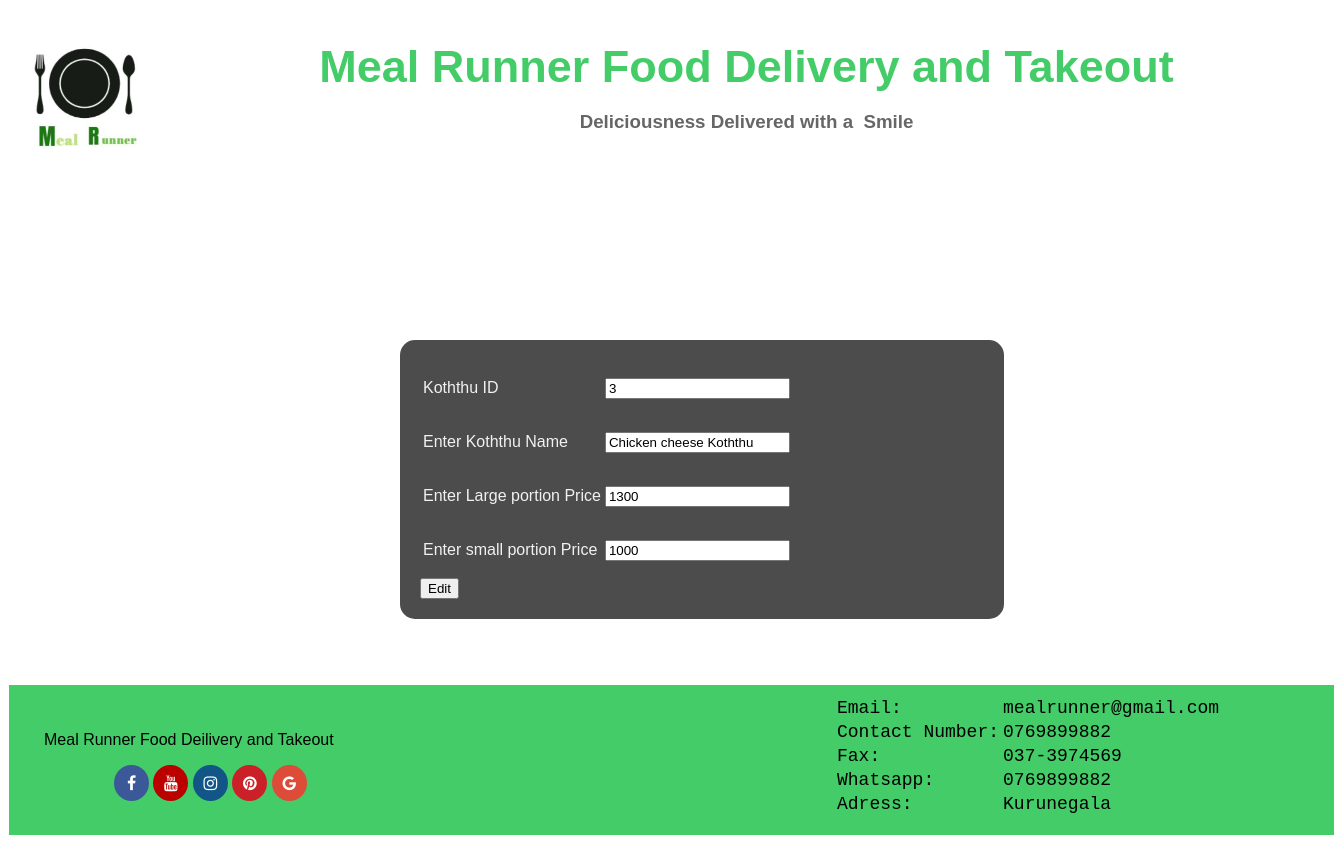
Page /editkoththu.php?Id=3 on the committed database.
### tables this page shows
CREATE TABLE IF NOT EXISTS `koththu` (
  `K_id` int(11) NOT NULL AUTO_INCREMENT,
  `K_name` varchar(50) NOT NULL,
  `K_Lprice` int(11) NOT NULL,
  `K_Sprice` int(11) NOT NULL,
  PRIMARY KEY (`K_id`)
);

### editkoththu.php (the view, shortened to what this page needs)
<?php
	include'connect.php';
	$id=$_GET['Id'];
	$kname="";
	$klprice="";
	$ksprice="";
	$sql="SELECT * FROM koththu WHERE K_id='$id'";
	$result=mysqli_query($conn,$sql);
	if(mysqli_num_rows($result)>0)
	{
		while($row=mysqli_fetch_assoc($result))
		{
			$kid=$row['K_id'];
			$kname=$row['K_name'];
			$klprice=$row['K_Lprice'];
			$ksprice=$row['K_Sprice'];
		}
	}
?>
 <!DOCTYPE html PUBLIC "-//W3C//DTD XHTML 1.0 Transitional//EN" "http://www.w3.org/TR/xhtml1/DTD/xhtml1-transitional.dtd">
<html xmlns="http://www.w3.org/1999/xhtml">
<head><link rel="stylesheet" type="text/css" href="foodupdate.css"/>
<link rel="stylesheet" href="https://cdnjs.cloudflare.com/ajax/libs/font-awesome/4.7.0/css/font-awesome.min.css">
</head>
<body>
<div id="mai">
			<div id="logo">
             <img src="Backgrounds/478d7088-b22f-49a9-96ae-3f4aa470643a.jpeg" class="lg">
            </div>
			<div id="mainh">
            	   <div class="mainhsub">
					<p ><h2 id="topic">Meal Runner Food Delivery and Takeout</h2><br><h3 id="subtop">Deliciousness Delivered with a 					Smile</h3></p>
				  </div>
			</div>
 <div id="contl">
            <div class="tpcon">
            	<form action="renewkoththu.php" method="post" class="reg">
                	<table>
                    <tr>
                        	<td>
                            	<p>Koththu ID</p>
                            </td>
                            <td>
                            	<input type="text" name="kid" id="kid" class="kup" value="<?php echo $kid;?>" readonly="readonly"/>
                            </td>
                        </tr>
                    	<tr>
                        	<td>
                            	<p>Enter Koththu Name</p>
                            </td>
                            <td>
                            	<input type="text" name="kname" id="kname" class="kup" value="<?php echo $kname;?>"/>
                            </td>
                        </tr>
                        <tr>
                        	<td>
                            	<p>Enter Large portion Price</p>
                            </td>
                            <td>
                            	<input type="number" name="Lprice" id="Lprice" class="kup" value="<?php echo $klprice;?>"/>
                            </td>
                        </tr>
                        <tr>
                        	<td>
                            	<p>Enter small portion Price</p>
                            </td>
                            <td>
                            	<input type="number" name="Sprice" id="Sprice" class="kup" value="<?php echo $ksprice;?>"/>
                            </td>
                        </tr>
                    </table>
                    <input type="submit" name="sub" id="sub" class="btnsub" value="Edit">
                </form>
            </div>
              </div>
		<div id="ftr">
        	<div id="lftftr">
            	<p class="tp">Meal Runner Food Deilivery and Takeout</p>
               <p align="left" class="sb">
                <a href="#" class="fa fa-facebook"></a>
                <a href="#" class="fa fa-youtube"></a>
                <a href="#" class="fa fa-instagram"></a>
                <a href="#" class="fa fa-pinterest"></a>
                <a href="#" class="fa fa-google"></a>
                </p>
            </div>
            <div id="rtftr">
				<table id="tbl">
                	<tr>
                    	<td>Email:</td>
                        <td>mealrunner@gmail.com</td>
                    </tr>
                    <tr>
                    	<td>Contact Number:</td>
                        <td>0769899882</td>
                    </tr>
                     <tr>
                    	<td>Fax:</td>
                        <td>037-3974569</td>
                    </tr>
                    <tr>
                    	<td>Whatsapp:</td>
                        <td>0769899882</td>
                    </tr>
                    <tr>
                    	<td>Adress:</td>
                        <td>Kurunegala</td>
                    </tr>
                </table>
            </div>
        </div>
        </div>
        </body>
        </html>

### foodupdate.css (style rules this page uses)
body { background-color:; }
#mai { width:1325px; height:auto; background-color:white; margin:auto; border-radius: 10px; padding:0px; }
#logo { width:150px; height:150px; float:left; background-color:gray; }
#mainh { width:1175px; height:150px; float:left; background-color:#FFF; margin:auto; margin-bottom:15px; border-radius: 10px; }
.mainhsub { width:1175px; height:120px; float:left; background-color:#fff; margin:auto; font-family:"Trebuchet MS", Arial, Helvetica, sans-serif; color:Black; border-radius: 10px; }
#topic { padding-top:0px; margin:0px; text-align:center; font-size:45px; color:#43cc68; }
#subtop { padding-top:0px; margin:0px; text-align:center; color:#666; }
* { box-sizing: border-box; }
body { font-family: Verdana, sans-serif; }
img { vertical-align: middle; }
#contl { width:1300px; height:450px; background-color:#; margin-top:20px; margin-left:12px; float:left; }
#ftr { width:1325px; height:270px; background-color:#FFF; margin-top:25px; margin-bottom:25px; }
#lftftr { width:825px; height:150px; float:left; background-color:#43cc68; padding-top:30px; padding-left:35px; margin-top:25px; margin-bottom:25px; }
#rtftr { width:500px; height:150px; float:left; background-color:#43cc68; padding-top:10px; margin-top:25px; margin-bottom:25px; }
.fa { padding: 10px; font-size: 10px; width: 35px; text-align: center; text-decoration: none; border-radius: 50%; }
.fa-facebook { background: #3B5998; color: white; }
.fa-google { background: #dd4b39; color: white; }
.fa-youtube { background: #bb0000; color: white; }
.fa-instagram { background: #125688; color: white; }
.fa-pinterest { background: #cb2027; color: white; }
.tp { font-family:"Arial Black", Gadget, sans-serif; text-align:left; padding:0px; }
#tbl { text-align:justify; color:#000; font-family:"Courier New", Courier, monospace; font-size:18px; }
.sb { padding-left:70px; }
.tpcon { height:auto; width:500px; background-color:#666; margin-top:10px; margin-left:400px; border-radius:10px; }
.reg { position:absolute; left: 0; margin-top:120px; margin-left:400px; background: rgb(1, 3, 4); background: rgba(0.9, 0.9, 0.9, 0.7); color: #f1f1f1; width: 45%; padding: 20px; border-radius:15px; }
.lg { width:150px; height:150px; }

### rows in the picture
koththu: kid "3", kname "Chicken cheese Koththu", Lprice "1300", Sprice "1000"
